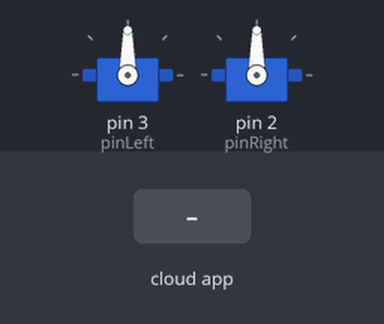
A sketch run on a simulated Arduino Uno, built with avr-gcc and run on an emulated ATmega328P. On the bench: 2 × servo. Inputs (shaded band) come from the test bench. The ROS host is connected and sends only what is stated.

Above: at 1.2 s.
1.3 s: the phone or cloud app sets servo to 0
At 1.46 s:
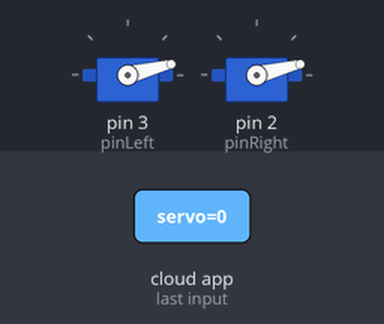
At 2.07 s:
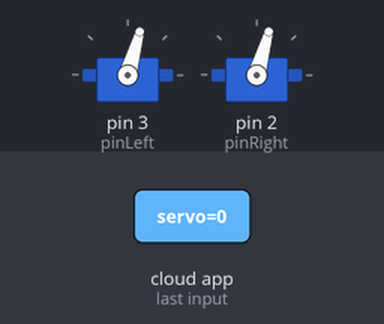
Timing chart, 0 to 4.3 s (numbered marks = the images above; inputs shaded):
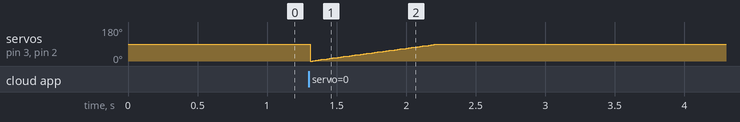

The sketch:

servo_motor_code.ino
```cpp
#include <Servo.h>
#include <ros.h>
#include <std_msgs/Float64.h>

ros::NodeHandle servos;


Servo servoLeft;
Servo servoRight;

int pinLeft = 3;
int pinRight = 2;
int turnAngle = 90;

void lowerServo() { //angle in degrees
  //adds a delay to slow down the servo motion
  for (int pos = 0; pos <= turnAngle; pos++) {
    servoLeft.write(pos);
    servoRight.write(pos);
    delay(10);
  }
}

void raiseServo() { //angle in degrees
  //adds a delay to slow down the servo motion
  for (int pos = 0; pos <= turnAngle; pos++) {
    servoLeft.write(turnAngle - pos);
    servoRight.write(pos-turnAngle);
    delay(10);
  }
}

void callback(const std_msgs::Float64 &msg){
  if(msg.data == 0) {
    servos.loginfo("down");
    lowerServo();
    servos.loginfo("done");
  }
  if(msg.data == 1){
    servos.loginfo("up");
    raiseServo();
    servos.loginfo("done");
  }
}

ros::Subscriber<std_msgs::Float64> sub("servo", callback);

void setup() {
  servos.initNode();
  servoLeft.attach(pinLeft);
  servoRight.attach(pinRight);
  servos.subscribe(sub);

}


void loop() {
  servos.spinOnce();
  delay(10);
}
```
